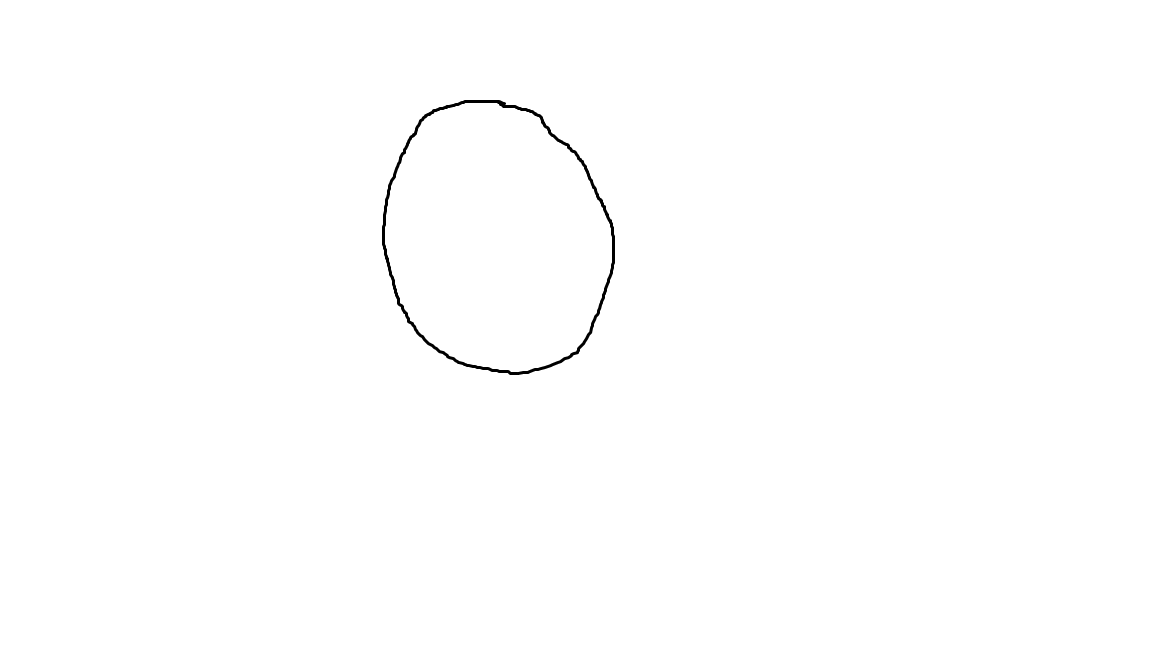
#> input picture 05-3/Custom_MNIST_Samples/Digit 0/0_0.png, 1152 x 648 px
$ jupyter execute --allow-errors module5-3.ipynb   (shell and % lines are left out)
#> lines starting #> are read from the running program, lines starting #| are printed output that depends on the picture; after the words box and inside, x2 and y2 are one past the last pixel; in counts of white or black regions, pixels touching at a corner belong together
#> in test_image, original is the input picture: shape (648, 1152); min 0, max 255, mean 254.1
### 05-3/mnist.py
import numpy as np
import pickle

class Mnist:
    """
    A class to represent the MNIST model for digit recognition.

    Attributes:
        params (dict): Dictionary containing the model parameters (weights).

    Methods:
        sigmoid(x):
            Apply the sigmoid activation function.
        predict(image):
            Predict the digit label for a given 28x28 grayscale image.
    """

    def __init__(self):
        """
        Initialize the Mnist class by loading pre-trained weights from 'sample_weight.pkl'.
        """
        # Load pre-trained weights
        with open('sample_weight.pkl', 'rb') as f:
            self.params = pickle.load(f)
            print("Weights loaded successfully")

    # [45 lines left out: functions sigmoid, predict, not called in this run]

### 05-3/module5-3.ipynb
# MNIST TEST USING HANDWRITTEN IMAGES

Imported necessary libraries

[cell 1]
import sys
import matplotlib.pyplot as plt
import cv2
import numpy as np
from mnist import Mnist

# Display the processed image

Resize and grayscale image

[cell 2]
def prepare_image(image_path):
    # Read image in grayscale
#> called with image_path = 'Custom_MNIST_Samples/Digit 0/0_0.png'
    image = cv2.imread(image_path, cv2.IMREAD_GRAYSCALE)
    if image is None:
        raise ValueError(f"Could not load image {image_path}")

    # Threshold the image to make it purely black and white
    _, image = cv2.threshold(image, 127, 255, cv2.THRESH_BINARY)
#> image: shape (648, 1152); 99.7% white; 1 black region, box (x1, y1, x2, y2) and area: (382, 100, 615, 375) 2525

    # Find the bounding box of the digit
    coords = cv2.findNonZero(255 - image)
#> coords = contour of 2525 points, box (x1, y1, x2, y2) (382, 100, 615, 375), area 1064
    if coords is not None:
        x, y, w, h = cv2.boundingRect(coords)
#> x = 382; y = 100; w = 233; h = 275
        # Add padding around the digit
        padding = 20
        x = max(0, x - padding)
#> x = 362
        y = max(0, y - padding)
#> y = 80
        w = min(image.shape[1] - x, w + 2*padding)
#> w = 273
        h = min(image.shape[0] - y, h + 2*padding)
#> h = 315
        image = image[y:y+h, x:x+w]
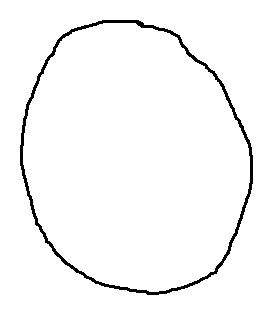
#> image: shape (315, 273); 97.1% white; 1 black region, box (x1, y1, x2, y2) and area: (20, 20, 253, 295) 2525

    # Create a square image with padding
    size = max(image.shape[0], image.shape[1])
#> size = 315
    square_image = np.full((size, size), 255, dtype=np.uint8)

    # Center the digit in the square image
    y_offset = (size - image.shape[0]) // 2
#> y_offset = 0
    x_offset = (size - image.shape[1]) // 2
#> x_offset = 21
    square_image[y_offset:y_offset+image.shape[0],
                x_offset:x_offset+image.shape[1]] = image
#> square_image: shape (315, 315); 97.5% white; 1 black region, box (x1, y1, x2, y2) and area: (41, 20, 274, 295) 2525

    # Resize to 28x28
    processed = cv2.resize(square_image, (28, 28), interpolation=cv2.INTER_AREA)

    # Invert to make digit white on black background (MNIST format)
    processed = 255 - processed

    return processed

# Prepare and Display Image
This cell prepares the image for MNIST digit recognition by resizing and grayscaling it. The processed image is then displayed.

[cell 3]
def test_image(image_path, true_digit):
    print(f"Processing image: {image_path}")

    try:
        # Load original image for display
        original = cv2.imread(image_path, cv2.IMREAD_GRAYSCALE)
        # Process image for prediction
        processed = prepare_image(image_path)

        # Display both images
        plt.figure(figsize=(10, 4))

        plt.subplot(1, 2, 1)
        plt.imshow(original, cmap='gray')
        plt.title("Original Image")
        plt.axis('on')

        plt.subplot(1, 2, 2)
        plt.imshow(processed, cmap='gray')
        plt.title("Processed Image (28x28)")
        plt.axis('on')
        plt.colorbar()

        plt.tight_layout()
        plt.show()

        # Make prediction
        mnist = Mnist()
        predicted_digit = mnist.predict(processed)

        if predicted_digit == true_digit:
            print(f"Success: Image {image_path} is for digit {true_digit} and recognized as {predicted_digit}")
        else:
            print(f"Fail: Image {image_path} is for digit {true_digit}, but the inference result is {predicted_digit}")

    except Exception as e:
        print(f"Error processing image: {e}")
        raise

Test using module5-3.py in jupyter notebook

# MNIST TEST USING HANDWRITTEN IMAGES

[cell 4]
image_path = "Custom_MNIST_Samples/Digit 0/0_0.png"  # Replace with your image file path
true_digit = 0  # Replace with the true digit

#> (the rest of this cell did not finish here and is left out)

[cell 5]
image_path = "Custom_MNIST_Samples/Digit 0/0_1.png"  # Replace with your image file path
true_digit = 0  # Replace with the true digit

#> (the rest of this cell did not finish here and is left out)

#> call 2 of test_image, with image_path = 'Custom_MNIST_Samples/Digit 0/0_1.png', true_digit = 0
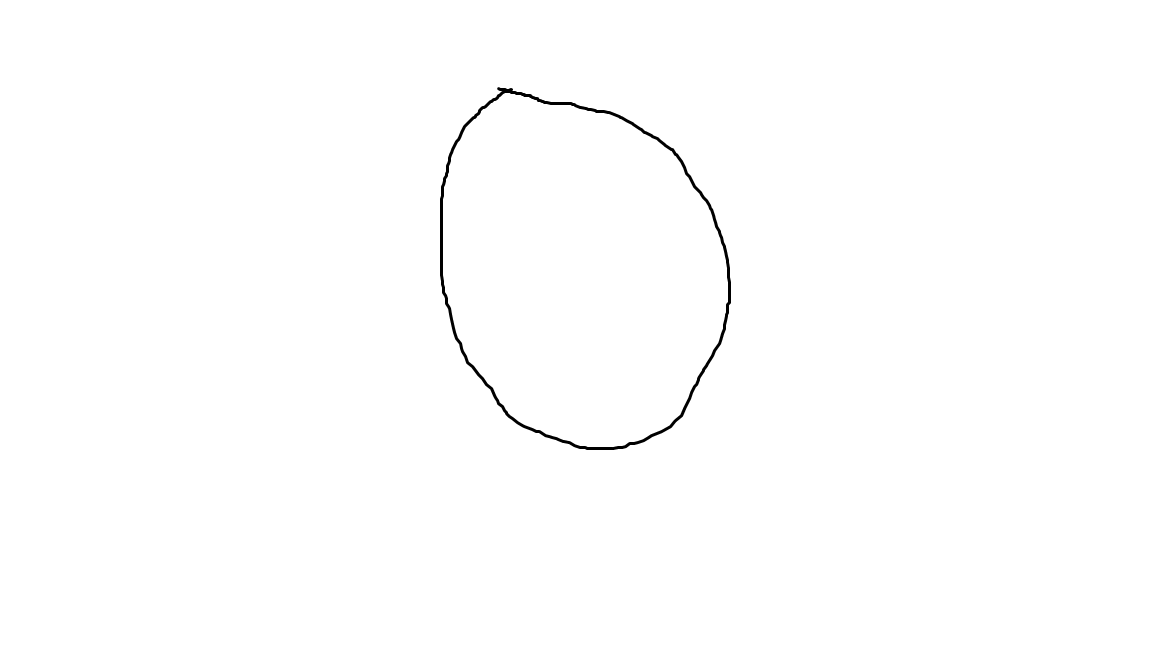
#> input picture 05-3/Custom_MNIST_Samples/Digit 0/0_1.png, 1152 x 648 px
#> in test_image, original is the input picture: shape (648, 1152); min 0, max 255, mean 253.9
#> in prepare_image (call 2), `_, image = cv2.threshold(image, 127, 255, cv2.THRESH_BINARY)`: image: shape (648, 1152); 99.6% white; 1 black region, box (x1, y1, x2, y2) and area: (440, 87, 731, 450) 3208
#> in prepare_image (call 2), `image = image[y:y+h, x:x+w]`: image: shape (403, 331); 97.6% white; 1 black region, box (x1, y1, x2, y2) and area: (20, 20, 311, 383) 3208
#> in prepare_image (call 2), `square_image[y_offset:y_offset+image.shape[0], x_offset:x_offset+image..`: square_image: shape (403, 403); 98% white; 1 black region, box (x1, y1, x2, y2) and area: (56, 20, 347, 383) 3208

[cell 6]
image_path = "Custom_MNIST_Samples/Digit 0/0_2.png"  # Replace with your image file path
true_digit = 0  # Replace with the true digit

#> (the rest of this cell did not finish here and is left out)

#> call 3 of test_image, with image_path = 'Custom_MNIST_Samples/Digit 0/0_2.png', true_digit = 0
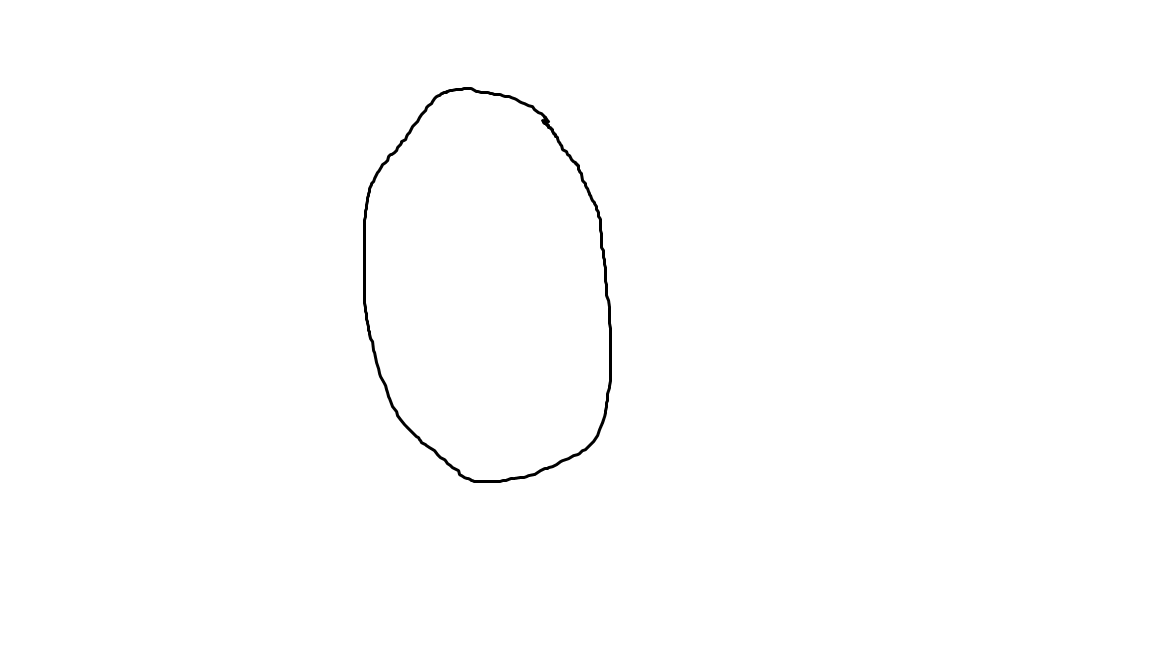
#> input picture 05-3/Custom_MNIST_Samples/Digit 0/0_2.png, 1152 x 648 px
#> in test_image, original is the input picture: shape (648, 1152); min 0, max 255, mean 253.9
#> in prepare_image (call 3), `_, image = cv2.threshold(image, 127, 255, cv2.THRESH_BINARY)`: image: shape (648, 1152); 99.6% white; 1 black region, box (x1, y1, x2, y2) and area: (363, 87, 612, 483) 3254
#> in prepare_image (call 3), `image = image[y:y+h, x:x+w]`: image: shape (436, 289); 97.4% white; 1 black region, box (x1, y1, x2, y2) and area: (20, 20, 269, 416) 3254
#> in prepare_image (call 3), `square_image[y_offset:y_offset+image.shape[0], x_offset:x_offset+image..`: square_image: shape (436, 436); 98.3% white; 1 black region, box (x1, y1, x2, y2) and area: (93, 20, 342, 416) 3254

[cell 7]
image_path = "Custom_MNIST_Samples/Digit 0/0_3.png"  # Replace with your image file path
true_digit = 0  # Replace with the true digit

#> (the rest of this cell did not finish here and is left out)

#> call 4 of test_image, with image_path = 'Custom_MNIST_Samples/Digit 0/0_3.png', true_digit = 0
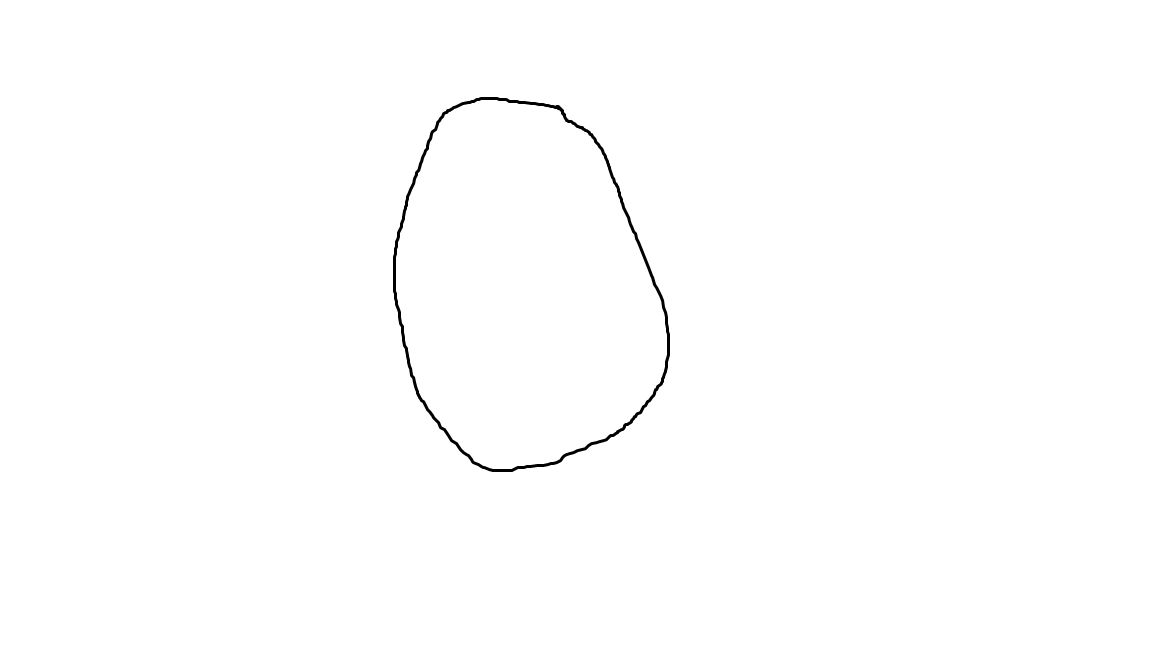
#> input picture 05-3/Custom_MNIST_Samples/Digit 0/0_3.png, 1152 x 648 px
#> in test_image, original is the input picture: shape (648, 1152); min 0, max 255, mean 253.9
#> in prepare_image (call 4), `_, image = cv2.threshold(image, 127, 255, cv2.THRESH_BINARY)`: image: shape (648, 1152); 99.6% white; 1 black region, box (x1, y1, x2, y2) and area: (393, 97, 670, 472) 3216
#> in prepare_image (call 4), `image = image[y:y+h, x:x+w]`: image: shape (415, 317); 97.6% white; 1 black region, box (x1, y1, x2, y2) and area: (20, 20, 297, 395) 3216
#> in prepare_image (call 4), `square_image[y_offset:y_offset+image.shape[0], x_offset:x_offset+image..`: square_image: shape (415, 415); 98.1% white; 1 black region, box (x1, y1, x2, y2) and area: (69, 20, 346, 395) 3216

[cell 8]
image_path = "Custom_MNIST_Samples/Digit 0/0_4.png"  # Replace with your image file path
true_digit = 0  # Replace with the true digit

#> (the rest of this cell did not finish here and is left out)

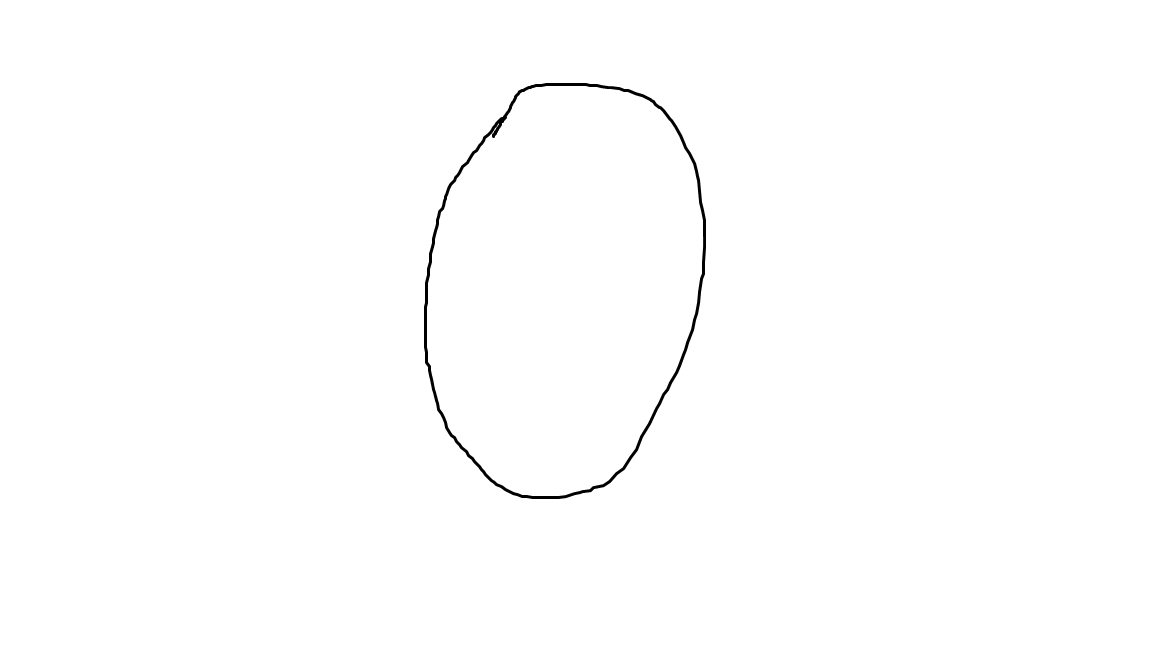
#> input picture 05-3/Custom_MNIST_Samples/Digit 0/0_4.png, 1152 x 648 px
#> in test_image, original is the input picture: shape (648, 1152); min 0, max 255, mean 253.8
#> in prepare_image (call 5), `_, image = cv2.threshold(image, 127, 255, cv2.THRESH_BINARY)`: image: shape (648, 1152); 99.5% white; 1 black region, box (x1, y1, x2, y2) and area: (424, 83, 706, 499) 3504
#> in prepare_image (call 5), `image = image[y:y+h, x:x+w]`: image: shape (456, 322); 97.6% white; 1 black region, box (x1, y1, x2, y2) and area: (20, 20, 302, 436) 3504
#> in prepare_image (call 5), `square_image[y_offset:y_offset+image.shape[0], x_offset:x_offset+image..`: square_image: shape (456, 456); 98.3% white; 1 black region, box (x1, y1, x2, y2) and area: (87, 20, 369, 436) 3504

[cell 9]
image_path = "Custom_MNIST_Samples/Digit 1/1_0.png"  # Replace with your image file path
true_digit = 1  # Replace with the true digit

#> (the rest of this cell did not finish here and is left out)

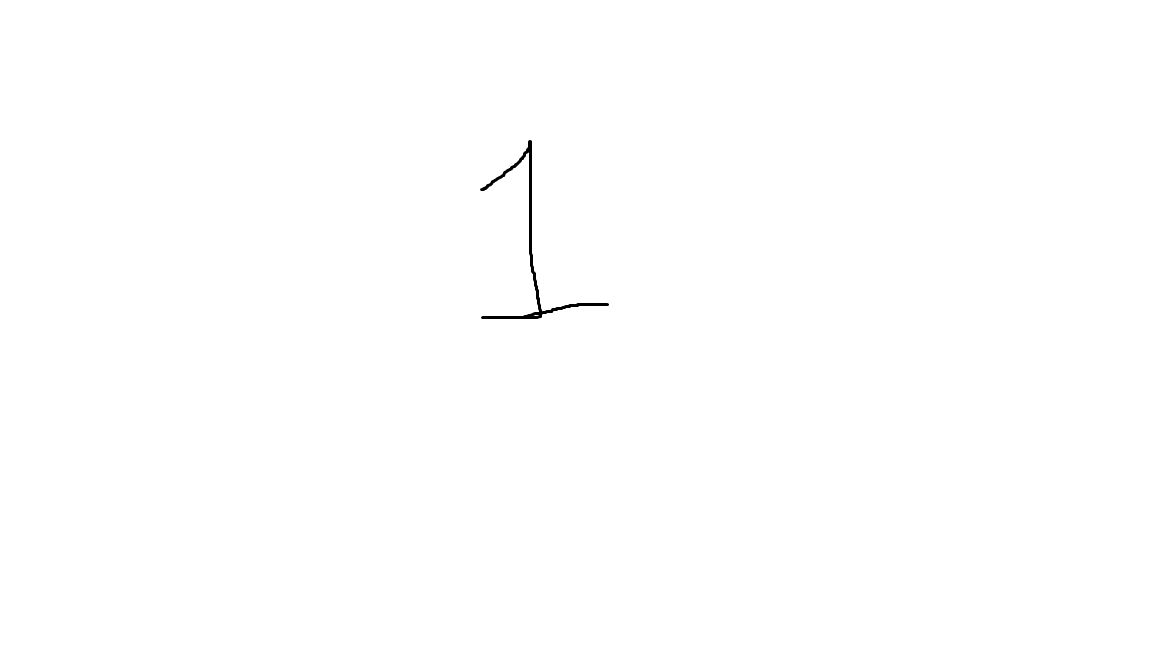
#> input picture 05-3/Custom_MNIST_Samples/Digit 1/1_0.png, 1152 x 648 px
#> in test_image, original is the input picture: shape (648, 1152); min 0, max 255, mean 254.6
#> in prepare_image (call 6), `_, image = cv2.threshold(image, 127, 255, cv2.THRESH_BINARY)`: image: shape (648, 1152); 99.8% white; 1 black region, box (x1, y1, x2, y2) and area: (480, 140, 609, 319) 1183
#> in prepare_image (call 6), `coords = cv2.findNonZero(255 - image)`: coords = contour of 1183 points, box (x1, y1, x2, y2) (480, 140, 609, 319), area 702
#> in prepare_image (call 6), `x, y, w, h = cv2.boundingRect(coords)`: x = 480; y = 140; w = 129; h = 179
#> in prepare_image (call 6), `x = max(0, x - padding)`: x = 460
#> in prepare_image (call 6), `y = max(0, y - padding)`: y = 120
#> in prepare_image (call 6), `w = min(image.shape[1] - x, w + 2*padding)`: w = 169
#> in prepare_image (call 6), `h = min(image.shape[0] - y, h + 2*padding)`: h = 219
#> in prepare_image (call 6), `image = image[y:y+h, x:x+w]`:
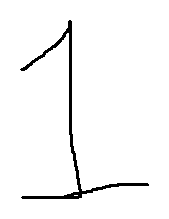
#> image: shape (219, 169); 96.8% white; 1 black region, box (x1, y1, x2, y2) and area: (20, 20, 149, 199) 1183
#> in prepare_image (call 6), `square_image[y_offset:y_offset+image.shape[0], x_offset:x_offset+image..`:
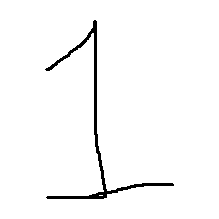
#> square_image: shape (219, 219); 97.5% white; 1 black region, box (x1, y1, x2, y2) and area: (45, 20, 174, 199) 1183
#> in test_image (call 6), `plt.show()`:
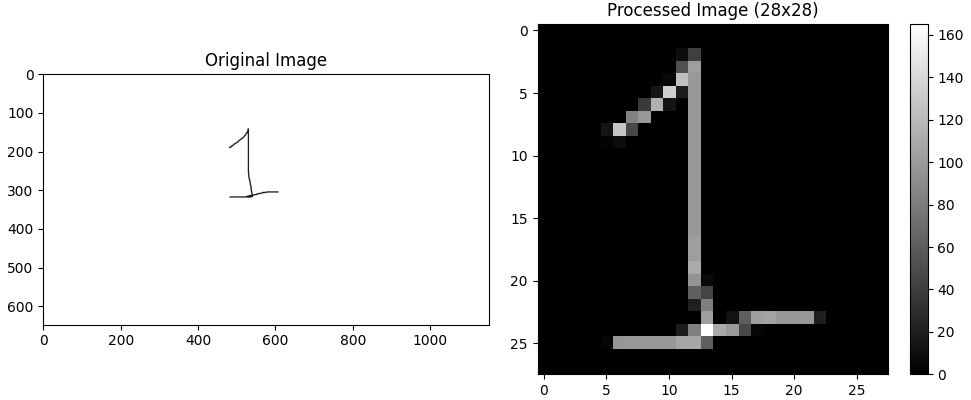
#> figure drawn by matplotlib, 3 panels
